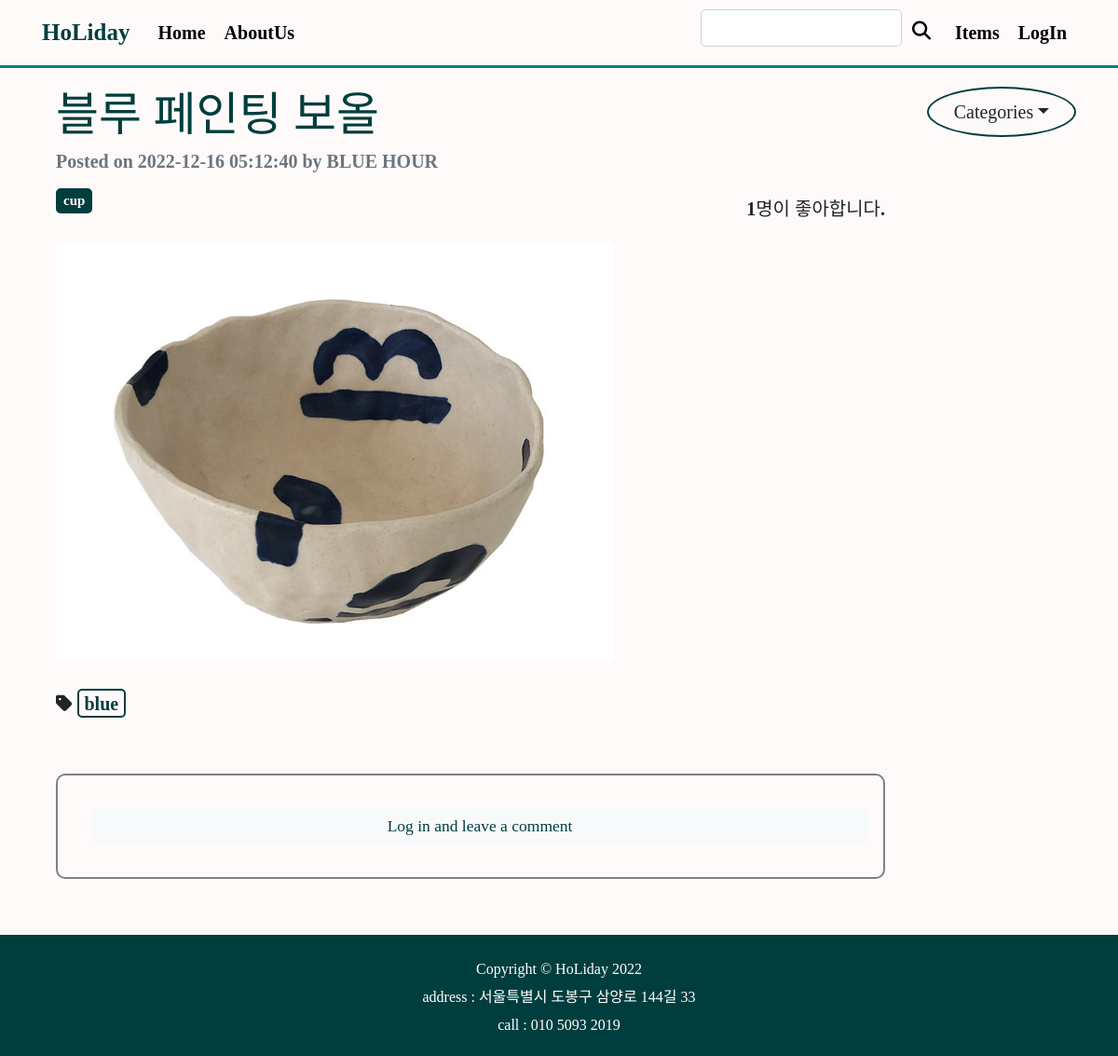
Page /shoppingmall_main/2/ on the earlier database version.
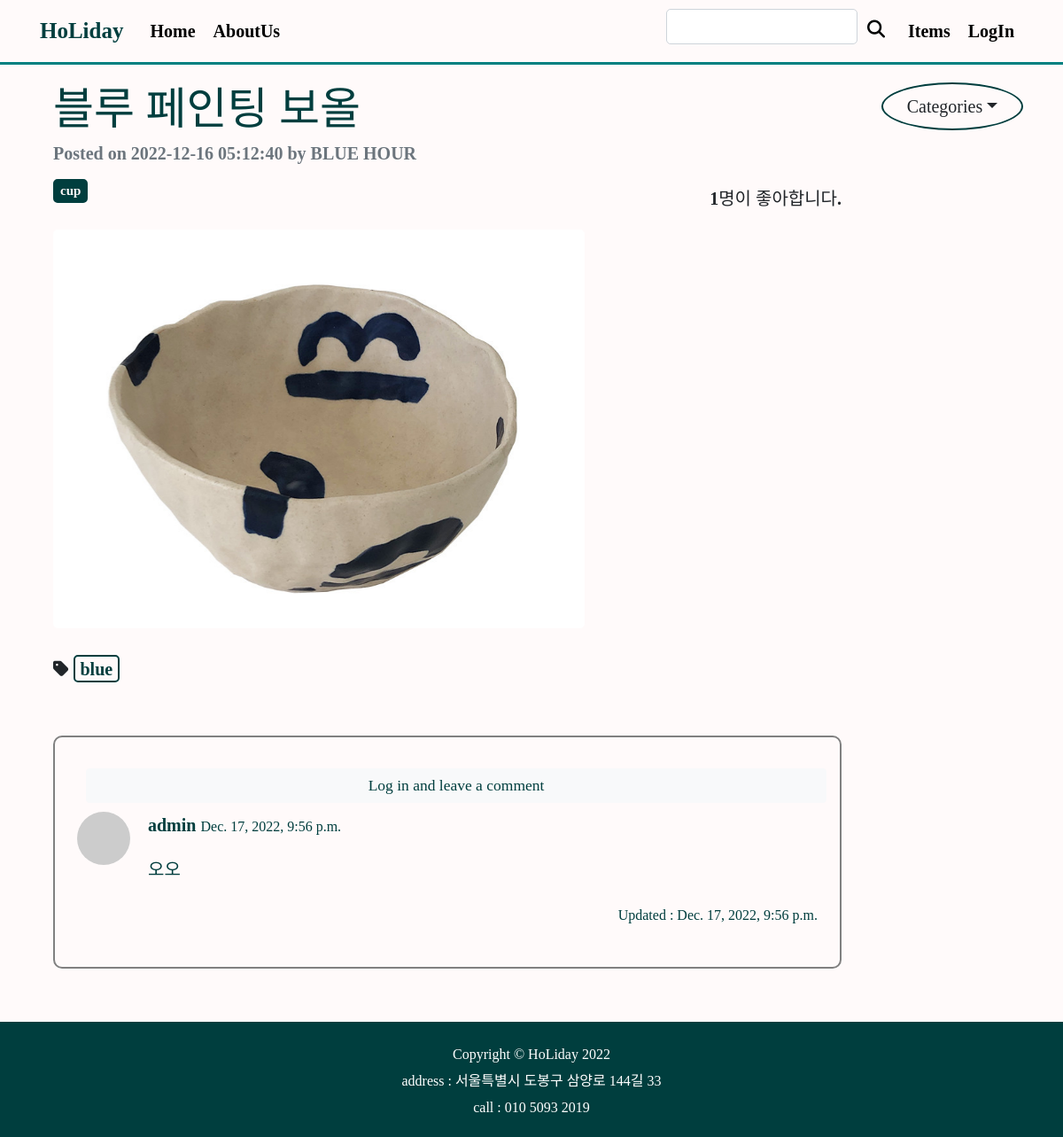
Same page on the later database version.
### shoppingmall_main/models.py (models this page shows, shortened)
class ColorTag(models.Model):
    name = models.CharField(max_length=50,unique=True)
    slug = models.SlugField(max_length=200,unique=True,allow_unicode=True)
    def __str__(self):
        return self.name
    def get_absolute_url(self):
        return f'/shoppingmall_main/tag/{self.slug}'

class Comment(models.Model):
    shoppingitem = models.ForeignKey(ShoppingItem, on_delete=models.CASCADE)
    author = models.ForeignKey(User, on_delete=models.CASCADE)
    content = models.TextField()
    created_at = models.DateTimeField(auto_now_add=True)
    modified_at = models.DateTimeField(auto_now = True)
    def get_avatar_url(self):
        if self.author.socialaccount_set.exists():
            return self.author.socialaccount_set.first().get_avatar_url()
        else:
            return 'https://dummyimage.com/50x50/ced4da/6c757d.jpg'

### shoppingmall_main/views.py (the view)
# urls.py: path('<int:pk>/',views.ShoppingItemDetail.as_view()),
class ShoppingItemDetail(DetailView):
    model = ShoppingItem
    def get_context_data(self, **kwargs):
        context = super(ShoppingItemDetail, self).get_context_data()
        context['categories'] = Category.objects.all()
        context['no_category_post_count'] = ShoppingItem.objects.filter(category=None).count
        context['comment_form'] = CommentForm
        return context

### shoppingmall_main/models.py (called while the page is built)
    def __str__(self):
        return self.name

    def __str__(self):
        return self.name

    def get_absolute_url(self):
        return f'/shoppingmall_main/category/{self.slug}'

    def get_content_markdown(self):
        return markdown(self.information)

### shoppingmall_main/templates/shoppingmall_main/shoppingitem_detail.html (shortened to what the changed rows need)
{% extends 'shoppingmall_main/base.html' %}
{% load crispy_forms_tags %}
{% block main_area %}
<div class="container  mt-3">
                    <div id="post-area">
                        <header class="mb-4">
                            <h1 class="fw-bolder mb-1" style="color:rgb(0, 62, 62);">{{shoppingitem.title | lower}}</h1>
                        </header>
                        <section class="mb-5">
                            {% if shoppingitem.tags.exists %}
                                {% for t in shoppingitem.tags.iterator %}
                                <span class="badge badge-light" style="color:rgb(0,62,62);background-color:snow;border:2px solid rgb(0,62,62)">
                                   <a href="{{t.get_absolute_url}}" style="color:rgb(0,62,62);">{{t}}</a>
                                </span>
                                {% endfor %}
                            {% endif %}
                        </section>
                    </div>
                    <div id="comment-area" class="mb-5">
                        <div class="card " style="background-color:snow;border-radius:10px; color:rgb(0,62,62);">
                            <div class="card-body" >
                                {% if shoppingitem.comment_set.exists %}
                                {% for comment in shoppingitem.comment_set.iterator %}
                                <div class="media d-flex id=comment-{{comment.pk}}">
                                    <img class="mr-3 rounded-circle" src="{{comment.get_avatar_url}}" alt="{{comment.author}}" width="60px"/>
                                    <div class="media-body ms-3">
                                        <div class="fw-bold">{{comment.author.username}}
                                        <small>{{comment.created_at}}</small>
                                        </div>
                                        <p>{{comment.content | linebreaks }}</p>
                                        {% if comment.created_at != comment.modified_at %}
                                            <p class=" float-right" style="color:balck;">
                                                <small >Updated : {{comment.modified_at}}</small>
                                            </p>
                                        {% endif %}
                                    </div>
                                </div>
                                {% endfor %}
                                {% endif %}
                            </div>
                        </div>
                    </div>
</div>
{% endblock %}

Differences in the rows shown:
added Comment: author.username "admin", created_at "Dec. 17, 2022, 9:56 p.m.", content "오오", modified_at "Dec. 17, 2022, 9:56 p.m."
